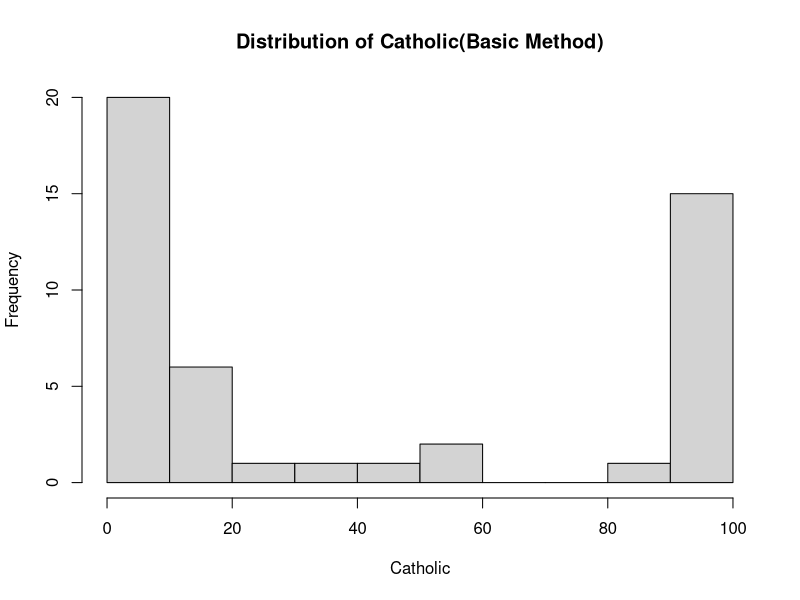
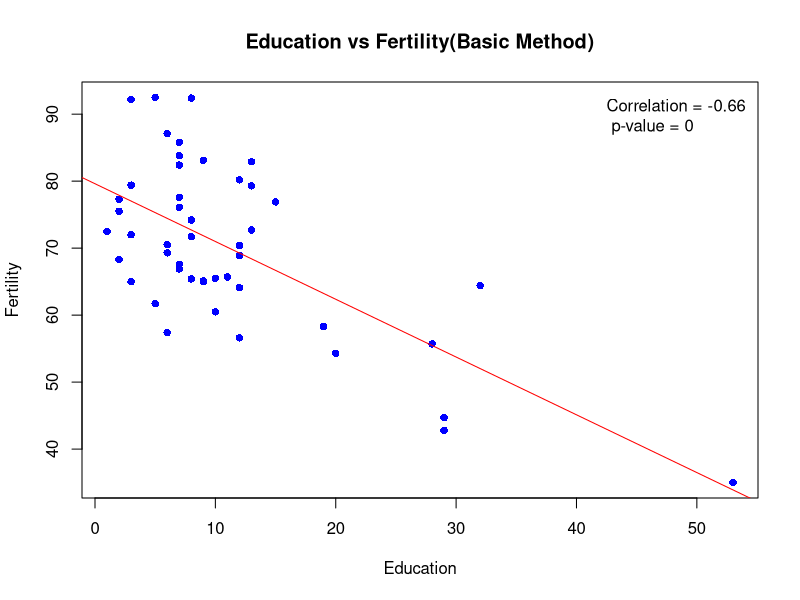
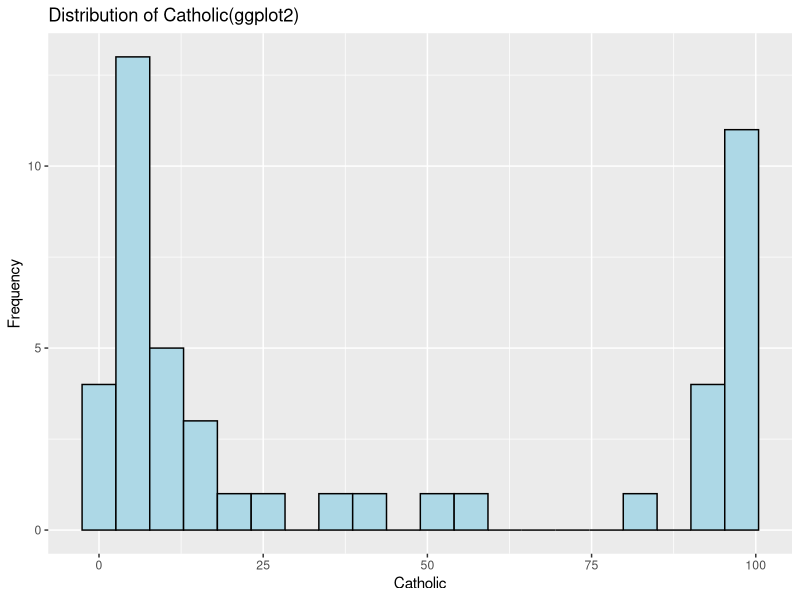
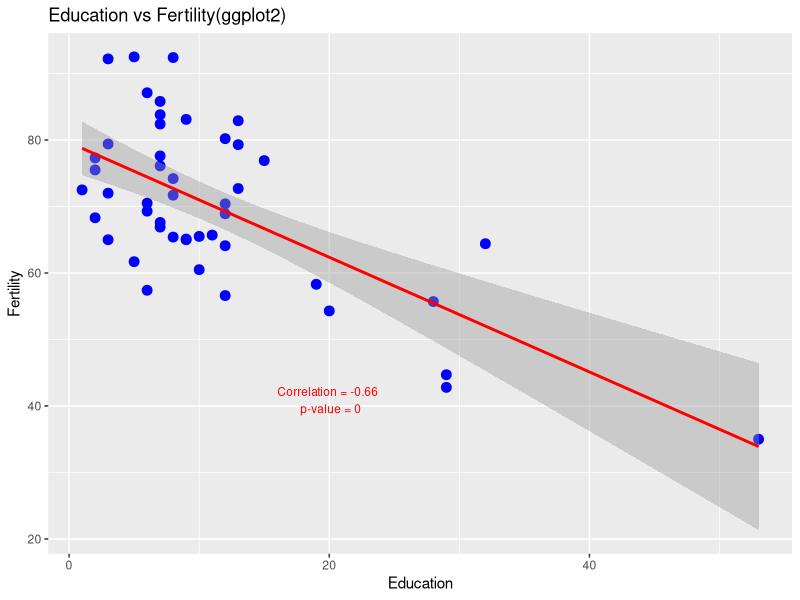
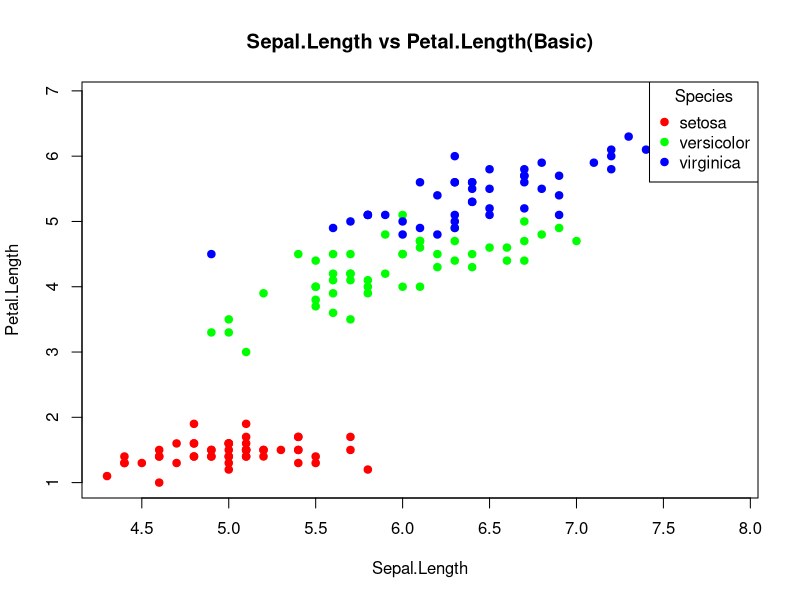
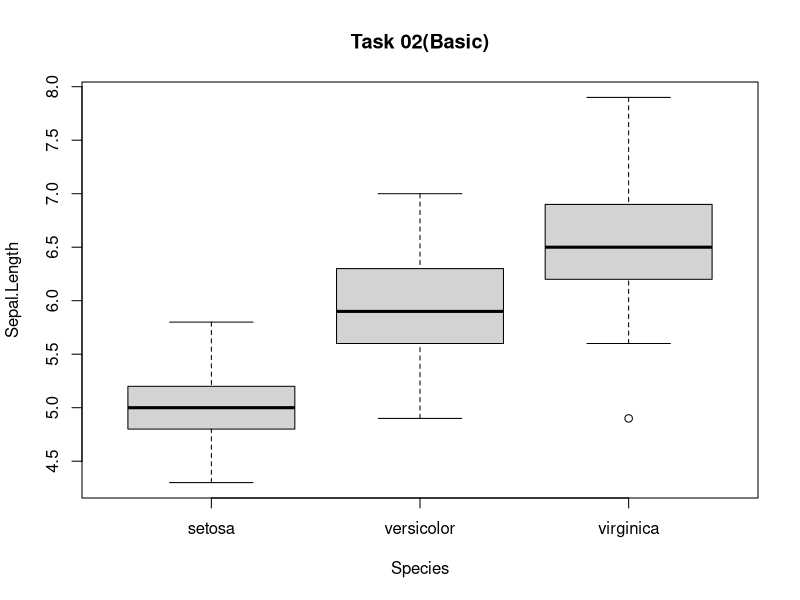
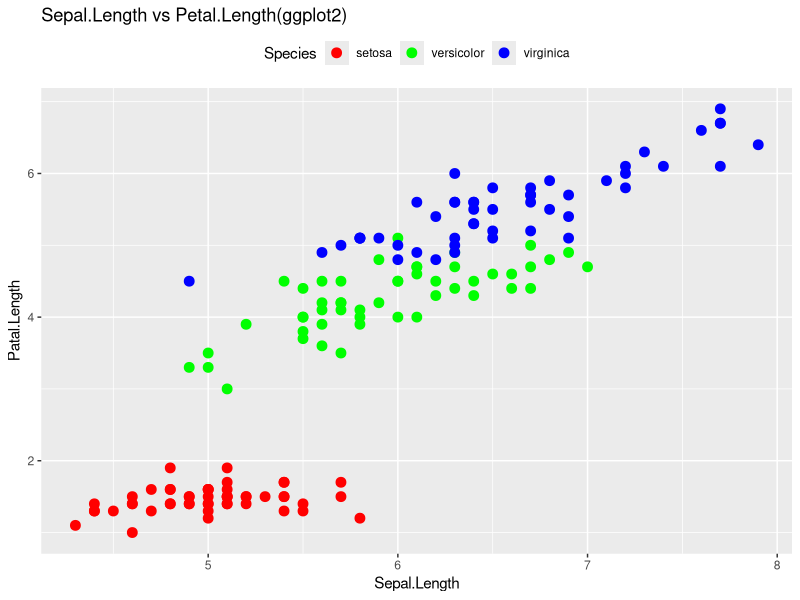
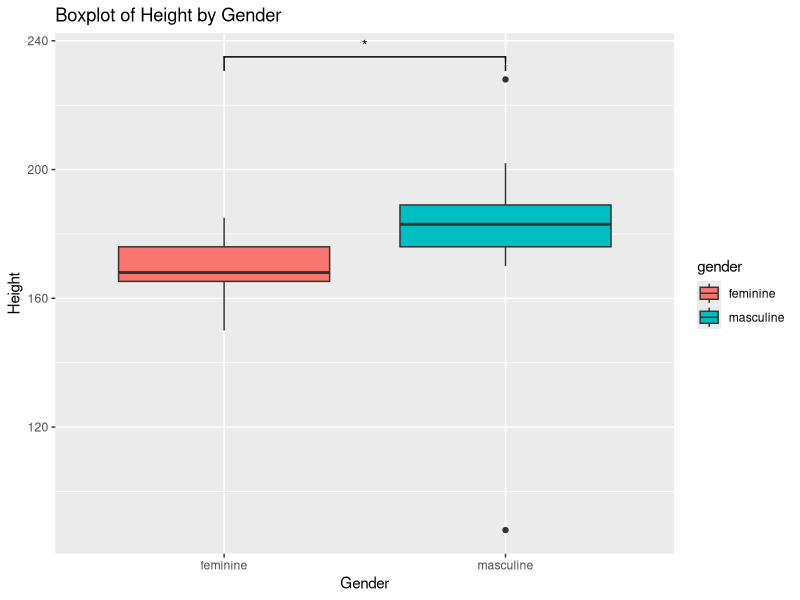

Reproduce these figures in R, in order.
## ---- chunk 1
Sys.info()[["user"]]
Sys.getenv("HOME")
## ---- chunk 2
## 代码写这里，并运行；
library(ggplot2)
data(swiss)

# Basic
# Task 01
  hist(
    swiss$Catholic, 
    main="Distribution of Catholic(Basic Method)", 
    xlab="Catholic")

# Task 02
# Plotting Scatter Plots
plot(
  swiss$Education, 
  swiss$Fertility, 
  main = "Education vs Fertility(Basic Method)",
  xlab = "Education",
  ylab = "Fertility", 
  pch = 16, 
  col = "blue")

# Adding a linear regression line
abline(
  lm(swiss$Fertility ~ swiss$Education),
  col = "red")

# Add correlation coefficients and p-values
cor_val =
  cor(swiss$Fertility, 
      swiss$Education)
p_val =
  cor.test(swiss$Fertility, 
           swiss$Education)$p.value
legend(
  "topright", 
  legend = paste("Correlation =", 
                 round(cor_val, 2), 
                 "\n", "p-value =",
                 round(p_val, 4)), 
  bty = "n", 
  col = "red")

# ggplot2
# Task 01
ggplot(
  swiss, 
  aes(x = Catholic)) +
  geom_histogram(
    fill = "lightblue", 
    color = "black",
    bins = 20) +
  labs(
    title = "Distribution of Catholic(ggplot2)", 
    x = "Catholic", 
    y = "Frequency")

# Task 02
# Plotting Scatterplots with ggplot2
ggplot(
  swiss, 
  aes(x = Education, 
      y = Fertility)) +
  geom_point(
    color = "blue",
    size = 3) +
  geom_smooth(
    method = "lm",
    color = "red") +
  labs(
    title = "Education vs Fertility(ggplot2)", 
    x = "Education", 
    y = "Fertility") +
  annotate(
    "text",
    x = 20, 
    y = 35, 
    label = 
      paste(
        "Correlation =", 
        round(cor_val, 2),
        "\n", 
        "p-value =", 
        round(p_val, 4)),
    color = "red",
    vjust = -1, 
    size = 3)

## ---- chunk 3
## 代码写这里，并运行；
data(iris)
library(ggplot2)

# Basic
# Task 01
colors =
  c("setosa" = "red",
    "versicolor" = "green",
    "virginica" = "blue")
plot(
  iris$Sepal.Length,
  iris$Petal.Length,
  pch = 19,
  col = colors[iris$Species],
  xlab = "Sepal.Length",
  ylab = "Petal.Length",
  main = "Sepal.Length vs Petal.Length(Basic)"
)
legend(
  "topright",
  legend = levels(iris$Species),
  col = colors,
  pch = 19,
  title = "Species"
)

# Task 02
boxplot(
  Sepal.Length ~ Species,
  data = iris,
  xlab = "Species",
  ylab = "Sepal.Length",
  main = "Task 02(Basic)"
)


# ggplot
# Task 01
ggplot(
  iris,
  aes(
    x = Sepal.Length,
    y = Petal.Length,
    color = Species
  )
) +
  geom_point(size = 3) +
  labs(
    title = 
      "Sepal.Length vs Petal.Length(ggplot2)",
    x = "Sepal.Length",
    y = "Patal.Length"
  ) +
  scale_color_manual(
    values = 
      c("setosa" = "red",
        "versicolor" = "green",
        "virginica" = "blue")
  ) +
  theme(
    legend.position = "top"
  )
## ---- chunk 4
## 代码写这里，并运行；
library(ggplot2)
library(tidyverse)
library(ggsignif)

# Load the data
data("starwars")
starwars_filtered = 
  na.omit(starwars)

# Initializing the plot
# Ignore 'NA' in "height"
p1 =
  ggplot(
    starwars_filtered,
    aes(
      x = gender,
      y = height,
      fill = gender,
    )
  ) +
  geom_boxplot() +
  labs(
    title = "Boxplot of Height by Gender",
    x = "Gender",
    y = "Height"
  )

# Calculate height
p1_with_signif =
  p1 +
  geom_signif(
    comparisons = 
      list(
        c("feminine", "masculine")
      ),
    map_signif_level = TRUE
  )

# Save it
p1 = p1_with_signif

print(p1)
## ---- chunk 5
## 代码写这里，并运行；
library(ggplot2)
library(tidyverse)

# Draw the plot
p2 =
  ggplot(
    iris, 
    aes(
      x = Sepal.Length, 
      y = Sepal.Width, 
      color = Species
    )
  ) +
  geom_density2d() +
  geom_point(
    aes(color = Species), 
    size = 2, 
    alpha = 0.6) +
  labs(
    title = "Density Plot of Sepal.Length vs Sepal.Width by Species", 
    x = "Sepal.Length", 
    y = "Sepal.Width"
  ) +
  theme(
    legend.title = element_blank()
  )

print(p2)

## ---- chunk 6
## 代码写这里，并运行；
library(ggplot2)
library(tidyverse)
library(dplyr)

# Load data
data(mtcars)

# Create new data that combines all data
mtcars_modified =
  mtcars %>%
  mutate(cyl = ifelse(cyl %in% c(4, 6, 8), 468, cyl))
mtcars_filtered =
  mtcars_modified %>%
  filter(cyl == 468)
merged_mtcars =
  bind_rows(mtcars, mtcars_filtered)

# Creating facet graphics
p3 =
  ggplot(merged_mtcars, aes(x = wt, y = mpg)) +
  geom_point(aes(color = factor(cyl))) +
  geom_smooth(aes(color = factor(cyl))) +
  labs(title = "Relationship between wt and mpg by cyl", x = "wt", y = "mpg") +
  theme(legend.title = element_blank()) +
  facet_wrap(. ~ cyl,
             ncol = 2,
             dir = "h",
             scales = "free",
             drop = FALSE) 


# Save it
p3

## ---- chunk 7
## 代码写这里，并运行；
library(ggplot2)

# Creating Scatterplots
ggplot(
  airquality,
  aes(
    x = Wind, 
    y = Temp
  )
) +
  # Draw the dots
  geom_point() +  
  # Add smooth layer and 
  # fit using a linear model
  geom_smooth(
    method = "lm"
  ) +  
  # Grouping with Month and 
  # organizing subgraphs by 2 rows and 3 columns
  facet_wrap(
    ~ Month, 
    ncol = 3,
    scales = "free"
  )  

## ---- chunk 8
## 代码写这里，并运行；
# Load the packages
library(ggplot2)
library(tidyverse)
library(dplyr)

data(mtcars)

# Add a column to save row names
mtcars_named =
  mtcars %>% rownames_to_column(var = "car_name")

# Sorted data
mtcars_arranged =
  mtcars_named %>%
  arrange(cyl, mpg)

# Factors for changing line names
mtcars_arranged$car_name =
  factor(
    mtcars_arranged$car_name, 
    levels = mtcars_arranged$car_name)

# Calculate the rotation angle for each line name
mtcars_arranged =
  mtcars_arranged %>%
  mutate(id = row_number(),
         angle = 90 - 360 * (id - 0.5) / n())

# Creating a Coordinate Chart
p4 =
  ggplot(
    mtcars_arranged, 
    aes(
      x = car_name, 
      y = mpg,
      fill = factor(cyl)
    )
  ) +
  scale_y_continuous(expand = c(0.01,max(mtcars_arranged$mpg)/3)) +
  geom_bar(stat = "identity") +
  coord_polar(theta = "x") + 
  # Change the 
  geom_text(
    aes(x = 1:length(mtcars_arranged$car_name),
        label = mtcars_arranged$car_name,
        angle = mtcars_arranged$angle,
        hjust = -0.05
      )
  ) +

# Change the theme
  # Hide the axis lable
  theme(
    panel.grid.major = 
      element_blank(),
    panel.grid.minor = 
      element_blank()) +
  theme(
    axis.ticks = 
      element_blank(),
    axis.text.y =
      element_blank(),
    axis.text.x =
      element_blank()) +
    
  # Make the background color transparent
  theme(
    panel.background = 
      element_rect(
        fill = "transparent",
        colour = NA),
      plot.background = 
      element_rect(
        fill = "transparent",
        colour = NA)) +
  labs(
    x = "",
    y = "",
    title = "Pie Chart of mpg by cyl")

  # Save to p4
p4

## ---- chunk 9
## 代码写这里，并运行；
library(ggplot2)
library(cowplot)

# Combine the plots
combined_plot_01 =
  ggdraw() +
  draw_plot(
    plot = p3,
    x = 0,
    y = 0,
    width = 0.5,
    height = 1
  ) +
  draw_plot(
    plot = p1,
    x = 0.5,
    y = 0.5,
    width = 0.5,
    height = 0.5
  ) +
  draw_plot(
    plot = p2,
    x = 0.5,
    y = 0,
    width = 0.5,
    height = 0.5
  ) +
  draw_plot_label(
    label = c("A", "B", "C"),
    x = c(0, 0.5, 0.5),
    y = c(1, 1, 0.5),
    size = 13
  )
  

ggdraw(combined_plot_01)

## ---- chunk 10
## 代码写这里，并运行；
library(gridExtra)

# Add the tags
p1 =
  p1 +
  labs(tag = "A")
p2 =
  p2 +
  labs(tag = "B")
p4 =
  p4 +
  labs(tag = "C")

# Draw the plot
combined_plot_02 =
  grid.arrange(
    p1,p2,p4,
    ncol = 2,
    layout_matrix =
      cbind(c(1, 2), c(1, 3))
  )

## ---- chunk 11
## 代码写这里，并运行；

library(ggplot2)
library(patchwork)

# Add the tags
p1 =
  p1 +
  labs(tag = "A")
p2 =
  p2 +
  labs(tag = "D")
p3 =
  p3 +
  labs(tag = "B")
p4 =
  p4 +
  labs(tag = "C")

# Draw the plot
layout_03 =
  "
  AAAA
  BBCC
  DDDD
"

combined_plot_03 =
  p1/p3/p4/p2 +
  plot_layout(
    design = layout_03,
    ncol = 2,
    nrow = 3,
    heights = c(1, 1, 1, 1),
    widths = c(2, 1, 1, 2)
  )

print(combined_plot_03)

## ---- chunk 12
## 代码写这里，并运行；
library(lattice)
library(tidyverse)

splom(mtcars[c(1, 3, 4, 5, 6)])
